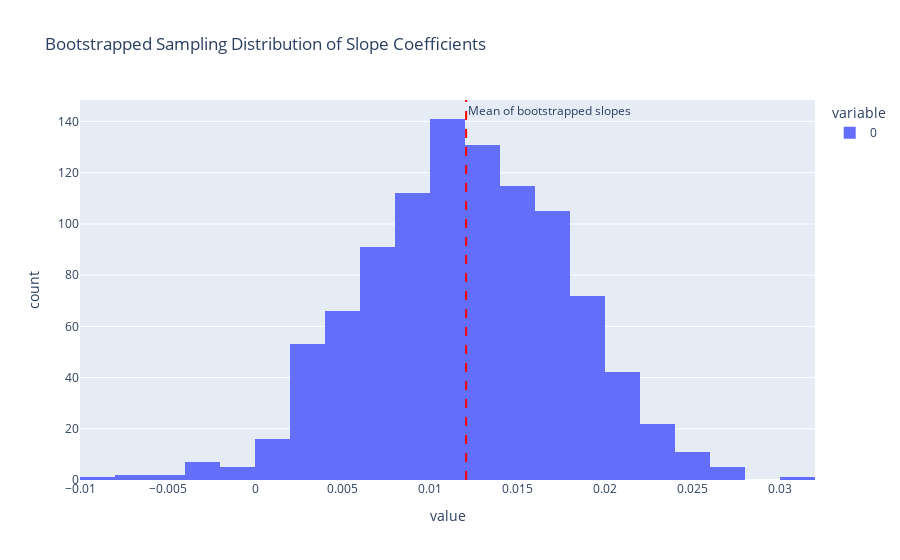
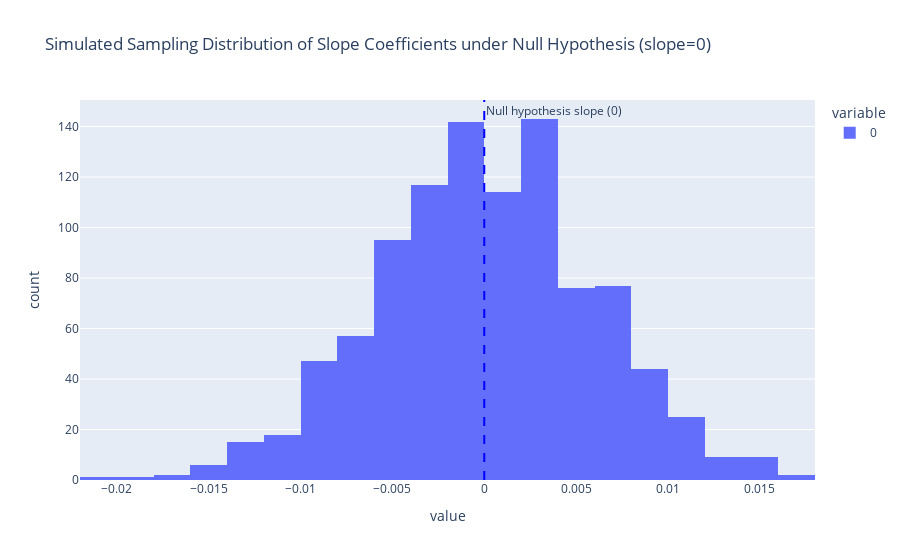

Notebook code cell kept with these figures, in order:
### Code cell
import numpy as np
import pandas as pd
import plotly.express as px
import statsmodels.formula.api as smf
from scipy.stats import norm
import seaborn as sns
old_faithful = sns.load_dataset('geyser')
# Assume old_faithful is your dataset containing 'waiting' and 'duration' columns
long_wait_limit = 71
long_wait = old_faithful.waiting > long_wait_limit
long_wait_data = old_faithful[long_wait]

# Fit the initial SLR model on the original data
model = smf.ols('duration ~ waiting', data=long_wait_data).fit()
observed_slope = model.params['waiting']
print("Observed slope from original data:", observed_slope)
print(model.summary().tables[1])

# Task 1: Bootstrap sampling distribution of slope coefficients
n_bootstrap_samples = 1000
bootstrap_slopes = []

for i in range(n_bootstrap_samples):
    # Generate a bootstrap sample by resampling with replacement
    sample = long_wait_data.sample(frac=1, replace=True)
    # Fit an SLR model on the bootstrap sample
    bootstrap_model = smf.ols('duration ~ waiting', data=sample).fit()
    # Collect the slope coefficient from the fitted model
    bootstrap_slopes.append(bootstrap_model.params['waiting'])

# Visualize the bootstrapped sampling distribution of slope coefficients
fig_bootstrap = px.histogram(bootstrap_slopes, nbins=30, 
                             title="Bootstrapped Sampling Distribution of Slope Coefficients")
fig_bootstrap.add_vline(x=np.mean(bootstrap_slopes), line_color="red", line_dash="dash", 
                        annotation_text="Mean of bootstrapped slopes")
fig_bootstrap.show()

# Calculate the 95% confidence interval from the bootstrapped slopes
ci_lower, ci_upper = np.percentile(bootstrap_slopes, [2.5, 97.5])
print(f"95% Bootstrapped Confidence Interval for the slope: ({ci_lower}, {ci_upper})")

# Check if the observed slope is within the confidence interval
if ci_lower <= observed_slope <= ci_upper:
    print("The observed slope is within the 95% bootstrapped confidence interval.")
else:
    print("The observed slope is not within the 95% bootstrapped confidence interval.")

# Task 2: Simulated sampling distribution under the null hypothesis (slope = 0)
n_simulations = 1000
simulated_slopes = []
n_sample = 160

for i in range(n_simulations):
    # Simulate waiting times and random noise for duration under null hypothesis (slope = 0)
    waiting_simulated = np.random.choice(long_wait_data['waiting'], n_sample, replace=True)
    duration_simulated = norm.rvs(loc=long_wait_data['duration'].mean(), scale=long_wait_data['duration'].std(), size=n_sample)
    simulated_data = pd.DataFrame({'waiting': waiting_simulated, 'duration': duration_simulated})
    # Fit an SLR model on the simulated data
    simulated_model = smf.ols('duration ~ waiting', data=simulated_data).fit()
    # Collect the slope coefficient from the fitted model
    simulated_slopes.append(simulated_model.params['waiting'])

# Visualize the simulated sampling distribution under the null hypothesis
fig_simulated = px.histogram(simulated_slopes, nbins=30, 
                             title="Simulated Sampling Distribution of Slope Coefficients under Null Hypothesis (slope=0)")
fig_simulated.add_vline(x=0, line_color="blue", line_dash="dash", 
                        annotation_text="Null hypothesis slope (0)")
fig_simulated.show()

# Calculate the simulated p-value
p_value_simulated = np.mean(np.abs(simulated_slopes) >= np.abs(observed_slope))
print(f"Simulated p-value: {p_value_simulated}")

# Task 3: Compare simulated p-value with p-value from the OLS regression
ols_p_value = model.pvalues['waiting']
print(f"OLS regression p-value: {ols_p_value}")

if np.isclose(p_value_simulated, ols_p_value, atol=0.05):
    print("The simulated p-value approximately matches the p-value from the OLS regression.")
else:
    print("The simulated p-value does not match the p-value from the OLS regression.")

### Figure 1 — Plotly figure (JSON) as saved in the notebook; plotly's stock layout.template omitted (floating-point values rounded to 4 significant figures; data arrays with more than 128 entries replaced by an {"elided": "..."} marker saying what was removed)
{"data": [{"alignmentgroup": "True", "bingroup": "x", "hovertemplate": "variable=0<br>value=%{x}<br>count=%{y}<extra></extra>", "legendgroup": "0", "marker": {"color": "#636efa", "pattern": {"shape": ""}}, "name": "0", "nbinsx": 30, "offsetgroup": "0", "orientation": "v", "showlegend": true, "type": "histogram", "x": {"elided": "1000 float values"}, "xaxis": "x", "yaxis": "y"}], "layout": {"annotations": [{"showarrow": false, "text": "Mean of bootstrapped slopes", "x": 0.01206, "xanchor": "left", "xref": "x", "y": 1, "yanchor": "top", "yref": "y domain"}], "barmode": "relative", "legend": {"title": {"text": "variable"}, "tracegroupgap": 0}, "shapes": [{"line": {"color": "red", "dash": "dash"}, "type": "line", "x0": 0.01206, "x1": 0.01206, "xref": "x", "y0": 0, "y1": 1, "yref": "y domain"}], "title": {"text": "Bootstrapped Sampling Distribution of Slope Coefficients"}, "xaxis": {"anchor": "y", "domain": [0, 1], "title": {"text": "value"}}, "yaxis": {"anchor": "x", "domain": [0, 1], "title": {"text": "count"}}}}

### Figure 2 — Plotly figure (JSON) as saved in the notebook; plotly's stock layout.template omitted (floating-point values rounded to 4 significant figures; data arrays with more than 128 entries replaced by an {"elided": "..."} marker saying what was removed)
{"data": [{"alignmentgroup": "True", "bingroup": "x", "hovertemplate": "variable=0<br>value=%{x}<br>count=%{y}<extra></extra>", "legendgroup": "0", "marker": {"color": "#636efa", "pattern": {"shape": ""}}, "name": "0", "nbinsx": 30, "offsetgroup": "0", "orientation": "v", "showlegend": true, "type": "histogram", "x": {"elided": "1000 float values"}, "xaxis": "x", "yaxis": "y"}], "layout": {"annotations": [{"showarrow": false, "text": "Null hypothesis slope (0)", "x": 0, "xanchor": "left", "xref": "x", "y": 1, "yanchor": "top", "yref": "y domain"}], "barmode": "relative", "legend": {"title": {"text": "variable"}, "tracegroupgap": 0}, "shapes": [{"line": {"color": "blue", "dash": "dash"}, "type": "line", "x0": 0, "x1": 0, "xref": "x", "y0": 0, "y1": 1, "yref": "y domain"}], "title": {"text": "Simulated Sampling Distribution of Slope Coefficients under Null Hypothesis (slope=0)"}, "xaxis": {"anchor": "y", "domain": [0, 1], "title": {"text": "value"}}, "yaxis": {"anchor": "x", "domain": [0, 1], "title": {"text": "count"}}}}
